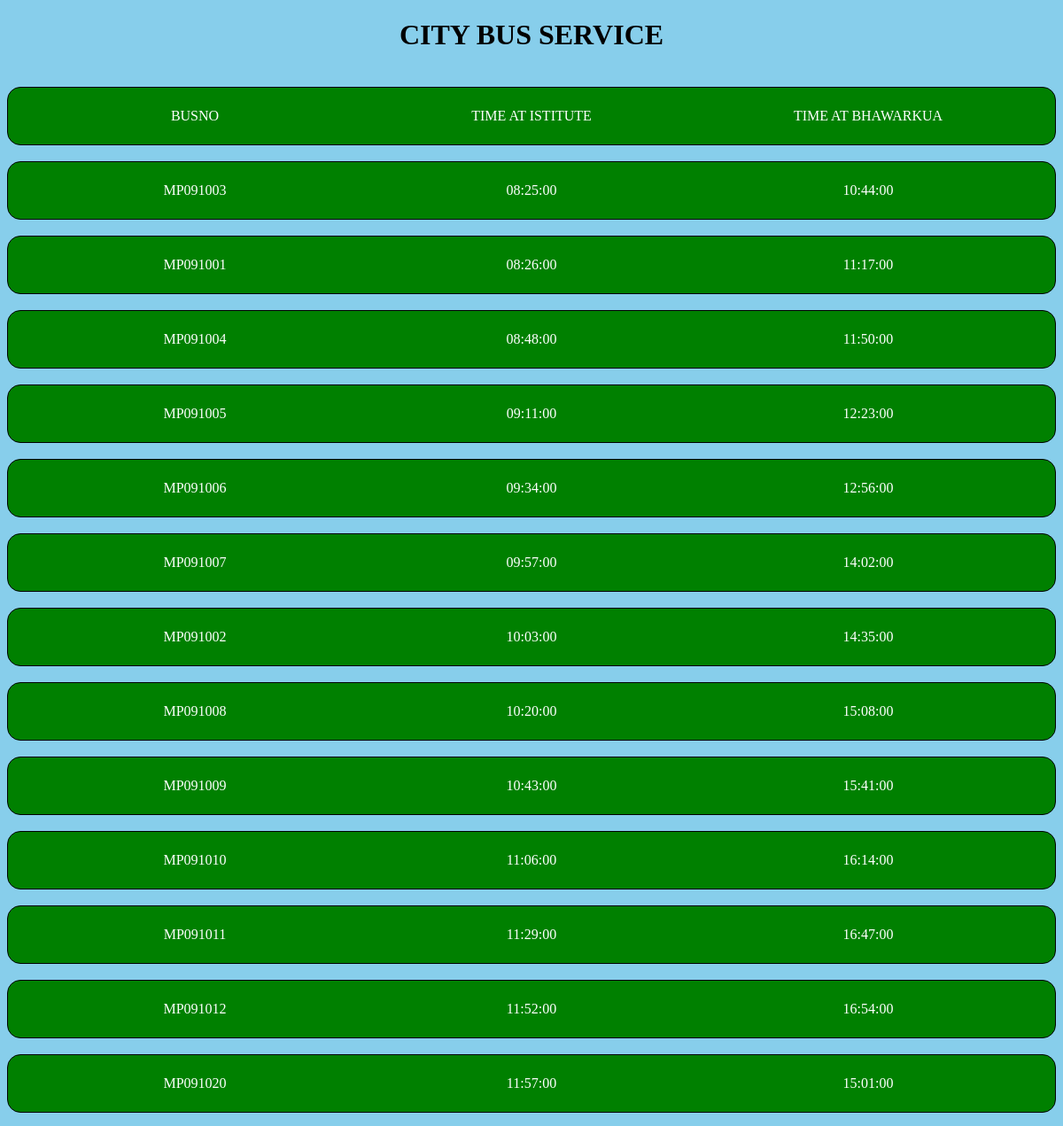
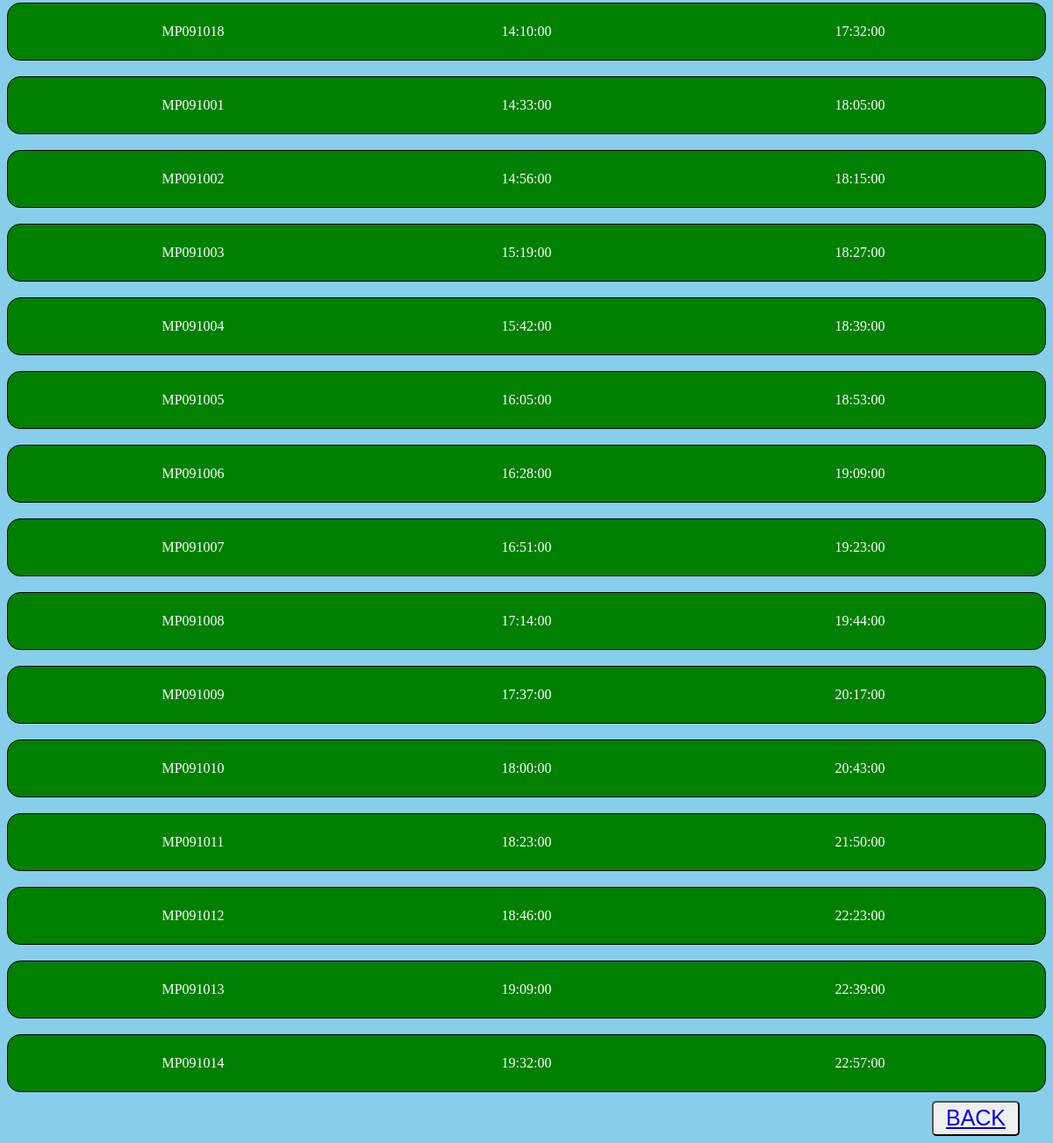
Page /citybus.php on the committed database (2 pictures, top to bottom).
### tables this page shows
CREATE TABLE `citybus` (
  `time` time NOT NULL,
  `rtime` time NOT NULL,
  `busno` varchar(15) NOT NULL
);

### citybus.php (the view, shortened to what this page needs)
<!DOCTYPE html>
<html>
<head>
</head>
<body>
    <?php
    $dbusername="root";
    $dbpassword="";
    $dbname="test";
    $host="localhost";
    $current_time=date('h:i:s a');
      $conn= mysqli_connect($host,$dbusername,$dbpassword,$dbname);
      $sql="SELECT * FROM citybus";
      if($result = $conn->query($sql)){
        echo '<h1> CITY BUS SERVICE  </h1>';
        echo '<table>
                <tr>
                  <td>'."BUSNO".'</td>
                  <td>'."TIME AT ISTITUTE".'</td>
                  <td>'."TIME AT BHAWARKUA".'</td><br>
                </tr>
               </table>';
         while($row = $result->fetch_assoc()){
         $field1=$row["busno"];
         $field2=$row["time"];
         $field3=$row["rtime"];
         if($field2>$current_time){
         echo '<table>
                <tr>
                  <td>'.$field1.'</td>
                  <td>'.$field2.'</td>
                  <td>'.$field3.'</td><br>
                </tr>
               </table>';
             }
       }
    }
    ?>
</body>
<footer>
     <div><button><a href="trans.php"> BACK </a></button></div>
</footer>
</html>

### citybus.php (style rules this page uses)
table { border: 1px solid black; border-radius: 15px; padding: 20px; width:100%; background-color: green; color:white; }
tr { text-align: center; }
td, th { width:33%; }
h1 { text-align: center; }
body { background-color: skyblue; }
div { text-align: right; padding-right: 30px; padding-top: 10px; }
button { width:100px; height: 40px; font-size: 25px; border-radius: 5px; }

### rows in the picture
citybus: busno "MP091003", time "08:25:00", rtime "10:44:00"
citybus: busno "MP091001", time "08:26:00", rtime "11:17:00"
citybus: busno "MP091004", time "08:48:00", rtime "11:50:00"
citybus: busno "MP091005", time "09:11:00", rtime "12:23:00"
citybus: busno "MP091006", time "09:34:00", rtime "12:56:00"
citybus: busno "MP091007", time "09:57:00", rtime "14:02:00"
citybus: busno "MP091002", time "10:03:00", rtime "14:35:00"
citybus: busno "MP091008", time "10:20:00", rtime "15:08:00"
citybus: busno "MP091009", time "10:43:00", rtime "15:41:00"
citybus: busno "MP091010", time "11:06:00", rtime "16:14:00"
citybus: busno "MP091011", time "11:29:00", rtime "16:47:00"
citybus: busno "MP091012", time "11:52:00", rtime "16:54:00"
citybus: busno "MP091020", time "11:57:00", rtime "15:01:00"
citybus: busno "MP091018", time "14:10:00", rtime "17:32:00"
citybus: busno "MP091001", time "14:33:00", rtime "18:05:00"
citybus: busno "MP091002", time "14:56:00", rtime "18:15:00"
citybus: busno "MP091003", time "15:19:00", rtime "18:27:00"
citybus: busno "MP091004", time "15:42:00", rtime "18:39:00"
citybus: busno "MP091005", time "16:05:00", rtime "18:53:00"
citybus: busno "MP091006", time "16:28:00", rtime "19:09:00"
citybus: busno "MP091007", time "16:51:00", rtime "19:23:00"
citybus: busno "MP091008", time "17:14:00", rtime "19:44:00"
citybus: busno "MP091009", time "17:37:00", rtime "20:17:00"
citybus: busno "MP091010", time "18:00:00", rtime "20:43:00"
citybus: busno "MP091011", time "18:23:00", rtime "21:50:00"
citybus: busno "MP091012", time "18:46:00", rtime "22:23:00"
citybus: busno "MP091013", time "19:09:00", rtime "22:39:00"
citybus: busno "MP091014", time "19:32:00", rtime "22:57:00"
